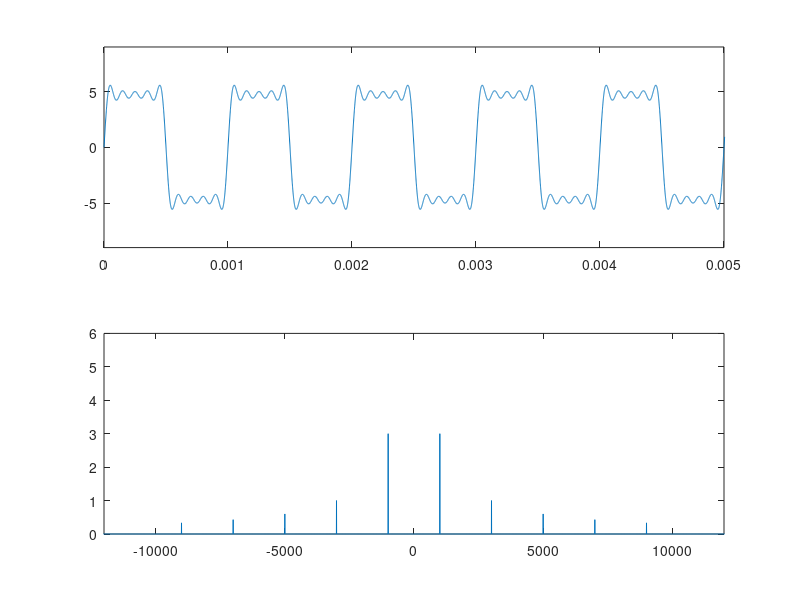

Here is the MATLAB script that generated this plot:
clc
clear all
close all

%------------------------------------------------------------- |período
f = 1e3; %frequencia do seno
N = 2000; %fator de super amostragem
fs = N*f; %frequencia de amostragem
num_periodo = 250; %numero de periodos
t_final = num_periodo*(1/f);
Ts = 1/fs; %tempo de amostragem (espaço entre as amostras)
t = [0:Ts:t_final]; %subtrai Ts para remover a 41 amostra
passo_f = 1/t_final; %para vincular o sinal de entrada com o gráfico da frequencia
freq = [-fs/2:passo_f:fs/2];

%-------------------------------------------------------------- | plot seno
A = 6;
y = A*sin(2*pi*f*t)+(A/3)*sin(2*pi*3*f*t)+(A/5)*sin(2*pi*5*f*t)+(A/7)*sin(2*pi*7*f*t)+(A/9)*sin(2*pi*9*f*t);
subplot(211)
plot(t,y)

%-------------------------------------------------------------
axis([0 5/f -1.5*A 1.5*A]) %para ajustar os eixos e visualizar apenas o primeiro período

%------------------------------------------------------------- |
%tranformada de fourrier
Y = fft(y)/length(y);
subplot(212)
plot(freq,abs(fftshift(Y))) % para deslocar e plotar o módulo no gráfico
axis([-12*f 12*f 0 1*A])

